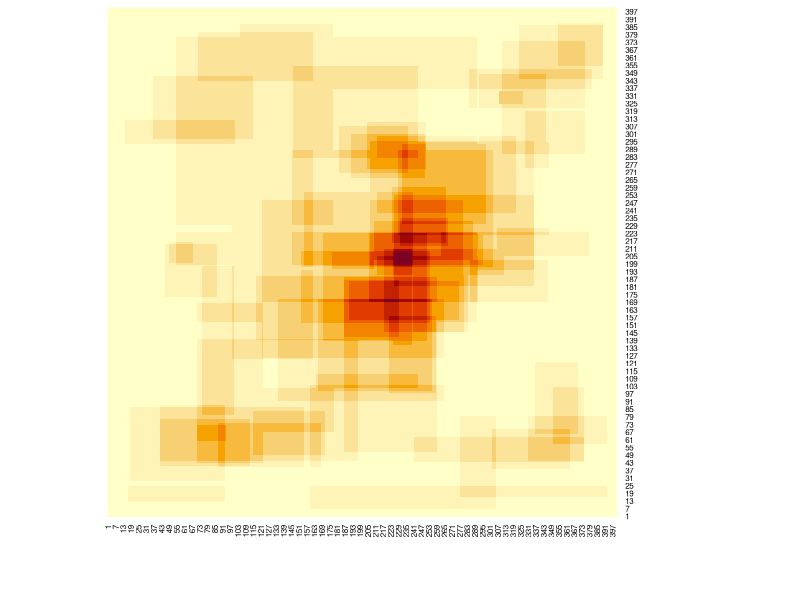

Write R code to recreate this figure. (Note: this script raises an error after producing the figure.)
library(dplyr)
library(openxlsx)
library(gplots)
library(ggplot2)

answerstable <- read.csv(file = 'myapp/data/RQ1_corrected.csv', header=TRUE) #importiere das answers file
dfall <- answerstable %>% filter(QUES2SURV_METHOD == "classic" & ANS2SURV_ANSWERED == 1 & QUES_ID == 281)
scenarios <- as.data.frame(table(dfall$QUES_ID))
numberscenarios  <- nrow(scenarios)
for (anz in 1:numberscenarios) {
  actualscenario =as.vector(scenarios[anz,1])
  print (actualscenario)
  scentext <- (paste0("Scenario ", actualscenario))
  #print (actualscenario) 
  df <- answerstable %>% filter(QUES2SURV_METHOD == "classic" & ANS2SURV_ANSWERED == 1 & QUES_ID == actualscenario)# & ACC2SURV_ACCID == "22")
  #print (df)
  numberofanswers <- nrow(df)
  D <- as.data.frame(expand.grid(1:400,1:400))
  D <- cbind(D,0)
  names(D) <- c("x-Achse","y-Achse","Zähler")
  Overall.Scenario.Impact.Uncertainty <- sum(df$uncertaintyIPixel)
  Overall.Scenario.Occurrence.Uncertainty <- sum(df$uncertaintyOPixel)
  max.Scenario.Impact.Uncertainty <- max(df$uncertaintyIPixel)
  min.Scenario.Impact.Uncertainty <- min(df$uncertaintyIPixel)
  max.Scenario.Occurrence.Uncertainty <- max(df$uncertaintyOPixel)
  min.Scenario.Occurrence.Uncertainty <- min(df$uncertaintyOPixel)
  diffmaxmin.Scenario.Impact.Uncertainty <- max.Scenario.Impact.Uncertainty - min.Scenario.Impact.Uncertainty
  diffmaxmin.Scenario.Occurrence.Uncertainty <- max.Scenario.Occurrence.Uncertainty - min.Scenario.Occurrence.Uncertainty
  
  Overall.Scenario.Area.Uncertainty <- sum(df$uncertaintyAreaPixel)
  max.Scenario.Area.Uncertainty <- max(df$uncertaintyAreaPixel)
  min.Scenario.Area.Uncertainty <- min(df$uncertaintyAreaPixel)
  diffmaxmin.Scenario.Area.Uncertainty <- max.Scenario.Area.Uncertainty - min.Scenario.Area.Uncertainty
  #print (max.Scenario.Impact.Uncertainty)
  #print (min.Scenario.Impact.Uncertainty)
  #print (diffmaxmin.Scenario.Impact.Uncertainty)
  #print (max.Scenario.Occurrence.Uncertainty)
  #print (min.Scenario.Occurrence.Uncertainty)
  #print (diffmaxmin.Scenario.Occurrence.Uncertainty)
  #print (Overall.Scenario.Impact.Uncertainty)
  #print (Overall.Scenario.Occurrence.Uncertainty)
  #print(max.Scenario.Area.Uncertainty)
  #print(min.Scenario.Area.Uncertainty)
  #print (diffmaxmin.Scenario.Area.Uncertainty)
  sum.Occ <- 0
  sum.Imp <- 0
  sum.Scale <- 0
  
  for (m in 1:numberofanswers){
    Uncertainty.I <- df[m,"uncertaintyIPixel"]
    Uncertainty.O <- df[m,"uncertaintyOPixel"]
    #Uncertainty.Area <- df[m,"uncertaintyAreaPixel"]
    Uncertainty.IO <- Uncertainty.I + Uncertainty.O
    Uncertainty.ScaleSwitched <- (800 - Uncertainty.IO)  
    #print (Uncertainty.Area)
    #Uncertainty.Impact <- df[m,"uncertaintyIPixel"]
    #Uncertainty.Occurrence <- df[m,"uncertaintyOPixel"]
    #distance.Occ <- (400-Uncertainty.Occurrence)  #Abstand zu maxWert Occourrence
    #distance.Imp <- (400-Uncertainty.Impact)  #Abstand zu maxWert Impact
    #distance.Area <- (max.Scenario.Area.Uncertainty-Uncertainty.Area)  #Abstand zu maxWert Impact
    #sum.Occ <- sum.Occ + distance.Occ
    #sum.Imp <- sum.Imp + distance.Imp
    sum.Scale <- sum.Scale + Uncertainty.ScaleSwitched
  }  
  #print (sum.Imp)
  #print (sum.Occ)
  print (sum.Scale)
  Uncertaintyweightall <- 0
for (i in 1:numberofanswers){
  #print (i)
  AccId <- df[i,"ACC2SURV_ACCID"]
  QuesId <- df[i,"QUES_ID"]
  UncertaintyI <- df[i,"uncertaintyIPixel"]
  UncertaintyO <- df[i,"uncertaintyOPixel"]
  UncertaintyIO <- UncertaintyI + UncertaintyO
  UncertaintyAreaUser <- df[i,"uncertaintyAreaPixel"]
  Role <- df[i,"ACC2SURV_ROLE"]
  GroupId <- df[i,"ACC2SURV_GROUPID"]
  x.min <- df[i,"X1Pixel"]
  x.max <- df[i,"X2Pixel"]
  y.min <- df[i,"Y1Pixel"]
  y.max <- df[i,"Y2Pixel"]
  Uncertaintyweight <- ((100/sum.Scale)* (800 - UncertaintyIO))
  #print (UncertaintyAreaUser)
  #print (Uncertaintyweight)
  Uncertaintyweightall <- Uncertaintyweightall + Uncertaintyweight
  index <- which( D[,"x-Achse"] >= x.min & D[,"x-Achse"] <= x.max &
                    D[,"y-Achse"] >= y.min & D[,"y-Achse"] <= y.max)
  
  D[index,"Zähler"] <- D[index,"Zähler"] + (1 * Uncertaintyweight)
  #print (AccId)
  print (Uncertaintyweight)
  
}
  print (Uncertaintyweightall)
  #print (D)
  scenfile <- (paste0("myapp/files/4_heatmap/",scentext,"_transformed_new_weight_scales.xlsx"))
  scenpic <- (paste0("myapp/pictures/17_heatmap_pixel_graphic/",scentext,"_heatmap_weight_scales.bmp"))
  
  mat1 <- matrix(D$Zähler,ncol=400,nrow=400,byrow=TRUE)
  datahm <- as.matrix(mat1)  
  
  bmp(file=scenpic, width = 1000, height = 1000, units = 'px', res = 100)
  heatmap(datahm, Colv = NA, Rowv = NA, scale="none")
  dev.off()
  
  write.csv(D, paste0("myapp/files/4_heatmap/", scentext,"_transformed_new_weight_scales.csv"), row.names=TRUE)
  write.xlsx(D,file = scenfile, rowNames=TRUE)
  
}
